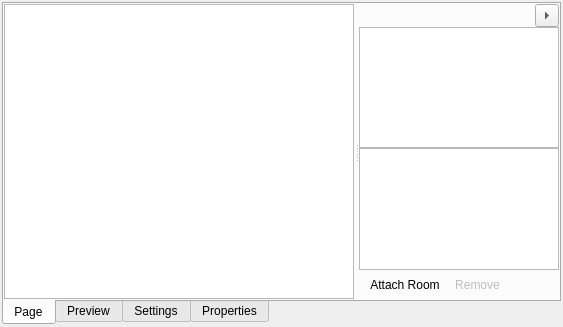
<?xml version="1.0" encoding="UTF-8"?>
<ui version="4.0">
 <class>MapWidget</class>
 <widget class="QWidget" name="MapWidget">
  <property name="geometry">
   <rect>
    <x>0</x>
    <y>0</y>
    <width>563</width>
    <height>327</height>
   </rect>
  </property>
  <property name="sizePolicy">
   <sizepolicy hsizetype="Expanding" vsizetype="Expanding">
    <horstretch>0</horstretch>
    <verstretch>0</verstretch>
   </sizepolicy>
  </property>
  <property name="windowTitle">
   <string>Form</string>
  </property>
  <property name="layoutDirection">
   <enum>Qt::LeftToRight</enum>
  </property>
  <layout class="QHBoxLayout" name="horizontalLayout">
   <property name="leftMargin">
    <number>2</number>
   </property>
   <property name="topMargin">
    <number>2</number>
   </property>
   <property name="rightMargin">
    <number>2</number>
   </property>
   <property name="bottomMargin">
    <number>2</number>
   </property>
   <item>
    <widget class="QTabWidget" name="tabWidget">
     <property name="tabPosition">
      <enum>QTabWidget::South</enum>
     </property>
     <property name="currentIndex">
      <number>0</number>
     </property>
     <widget class="QWidget" name="tab_2">
      <attribute name="title">
       <string>Page</string>
      </attribute>
      <layout class="QVBoxLayout" name="verticalLayout_4">
       <property name="spacing">
        <number>0</number>
       </property>
       <property name="leftMargin">
        <number>0</number>
       </property>
       <property name="topMargin">
        <number>0</number>
       </property>
       <property name="rightMargin">
        <number>0</number>
       </property>
       <property name="bottomMargin">
        <number>0</number>
       </property>
       <item>
        <widget class="QSplitter" name="splitter">
         <property name="sizePolicy">
          <sizepolicy hsizetype="Expanding" vsizetype="Expanding">
           <horstretch>0</horstretch>
           <verstretch>0</verstretch>
          </sizepolicy>
         </property>
         <property name="orientation">
          <enum>Qt::Horizontal</enum>
         </property>
         <property name="opaqueResize">
          <bool>false</bool>
         </property>
         <property name="handleWidth">
          <number>5</number>
         </property>
         <property name="childrenCollapsible">
          <bool>false</bool>
         </property>
         <property name="spacing" stdset="0">
          <number>2</number>
         </property>
         <property name="leftMargin" stdset="0">
          <number>2</number>
         </property>
         <property name="topMargin" stdset="0">
          <number>2</number>
         </property>
         <property name="rightMargin" stdset="0">
          <number>2</number>
         </property>
         <property name="bottomMargin" stdset="0">
          <number>2</number>
         </property>
         <widget class="FlowView" name="flowView">
          <property name="sizePolicy">
           <sizepolicy hsizetype="Expanding" vsizetype="Expanding">
            <horstretch>4</horstretch>
            <verstretch>0</verstretch>
           </sizepolicy>
          </property>
          <property name="minimumSize">
           <size>
            <width>350</width>
            <height>0</height>
           </size>
          </property>
         </widget>
         <widget class="QWidget" name="sidebar" native="true">
          <property name="sizePolicy">
           <sizepolicy hsizetype="Preferred" vsizetype="Expanding">
            <horstretch>1</horstretch>
            <verstretch>0</verstretch>
           </sizepolicy>
          </property>
          <property name="minimumSize">
           <size>
            <width>200</width>
            <height>0</height>
           </size>
          </property>
          <layout class="QVBoxLayout" name="verticalLayout_6">
           <property name="spacing">
            <number>0</number>
           </property>
           <property name="leftMargin">
            <number>0</number>
           </property>
           <property name="topMargin">
            <number>0</number>
           </property>
           <property name="rightMargin">
            <number>0</number>
           </property>
           <property name="bottomMargin">
            <number>0</number>
           </property>
           <item>
            <layout class="QHBoxLayout" name="horizontalLayout_3">
             <property name="spacing">
              <number>0</number>
             </property>
             <property name="topMargin">
              <number>0</number>
             </property>
             <item alignment="Qt::AlignRight|Qt::AlignVCenter">
              <widget class="QToolButton" name="toolButton">
               <property name="text">
                <string>Hide</string>
               </property>
               <property name="checkable">
                <bool>false</bool>
               </property>
               <property name="arrowType">
                <enum>Qt::RightArrow</enum>
               </property>
              </widget>
             </item>
            </layout>
           </item>
           <item>
            <widget class="ScriptEdit" name="scriptEdit"/>
           </item>
           <item>
            <widget class="QListWidget" name="listRooms">
             <property name="maximumSize">
              <size>
               <width>16777215</width>
               <height>200</height>
              </size>
             </property>
            </widget>
           </item>
           <item>
            <widget class="QToolBar" name="toolBar">
             <property name="floatable">
              <bool>false</bool>
             </property>
             <addaction name="actionAttachRoom"/>
             <addaction name="actionDetachRoom"/>
            </widget>
           </item>
          </layout>
         </widget>
        </widget>
       </item>
      </layout>
     </widget>
     <widget class="QWidget" name="tabPreview">
      <attribute name="title">
       <string>Preview</string>
      </attribute>
      <layout class="QVBoxLayout" name="verticalLayout_5">
       <item>
        <widget class="NovelTeaWidget" name="preview" native="true"/>
       </item>
      </layout>
     </widget>
     <widget class="QWidget" name="tab">
      <attribute name="title">
       <string>Settings</string>
      </attribute>
      <layout class="QVBoxLayout" name="verticalLayout_2">
       <property name="spacing">
        <number>4</number>
       </property>
       <property name="leftMargin">
        <number>4</number>
       </property>
       <property name="topMargin">
        <number>4</number>
       </property>
       <property name="rightMargin">
        <number>4</number>
       </property>
       <property name="bottomMargin">
        <number>4</number>
       </property>
      </layout>
     </widget>
     <widget class="QWidget" name="tabProperties">
      <attribute name="title">
       <string>Properties</string>
      </attribute>
      <layout class="QVBoxLayout" name="verticalLayout_3">
       <property name="leftMargin">
        <number>0</number>
       </property>
       <property name="topMargin">
        <number>0</number>
       </property>
       <property name="rightMargin">
        <number>0</number>
       </property>
       <property name="bottomMargin">
        <number>0</number>
       </property>
       <item>
        <widget class="PropertyEditor" name="propertyEditor" native="true">
         <property name="sizePolicy">
          <sizepolicy hsizetype="Expanding" vsizetype="Expanding">
           <horstretch>0</horstretch>
           <verstretch>0</verstretch>
          </sizepolicy>
         </property>
        </widget>
       </item>
      </layout>
     </widget>
    </widget>
   </item>
  </layout>
  <action name="actionChangeRoomName">
   <property name="text">
    <string>Change Room Name</string>
   </property>
  </action>
  <action name="actionEditScript">
   <property name="text">
    <string>Edit Script</string>
   </property>
  </action>
  <action name="actionAttachRoom">
   <property name="icon">
    <iconset theme="add">
     <normaloff/>
    </iconset>
   </property>
   <property name="text">
    <string>Attach Room</string>
   </property>
  </action>
  <action name="actionDetachRoom">
   <property name="enabled">
    <bool>false</bool>
   </property>
   <property name="icon">
    <iconset theme="remove">
     <normaloff/>
    </iconset>
   </property>
   <property name="text">
    <string>Remove</string>
   </property>
  </action>
 </widget>
 <customwidgets>
  <customwidget>
   <class>PropertyEditor</class>
   <extends>QWidget</extends>
   <header>Widgets/PropertyEditor.hpp</header>
   <container>1</container>
  </customwidget>
  <customwidget>
   <class>FlowView</class>
   <extends>QGraphicsView</extends>
   <header>Widgets/Map/FlowView.hpp</header>
  </customwidget>
  <customwidget>
   <class>NovelTeaWidget</class>
   <extends>QWidget</extends>
   <header>Widgets/NovelTeaWidget.hpp</header>
   <container>1</container>
  </customwidget>
  <customwidget>
   <class>ScriptEdit</class>
   <extends>QPlainTextEdit</extends>
   <header>Widgets/ScriptEdit.hpp</header>
  </customwidget>
 </customwidgets>
 <resources/>
 <connections/>
</ui>
